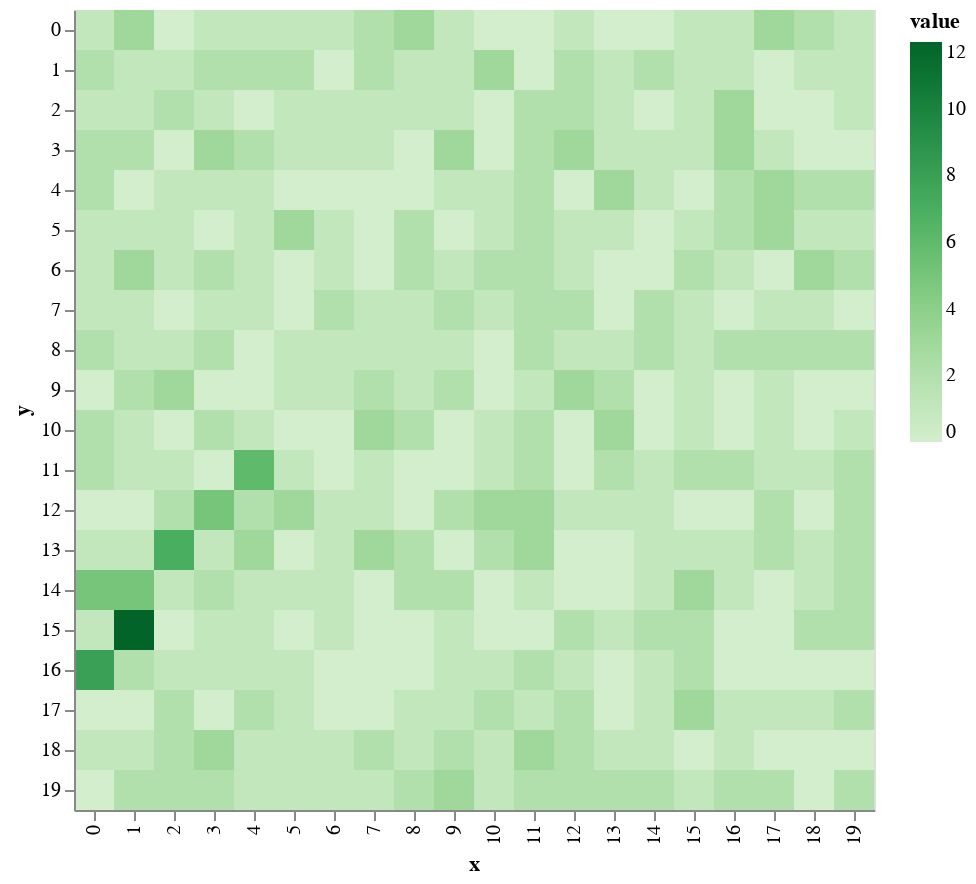

Notebook code for this chart:
### Code cell
world.mountain_shift(mountain)
drawTerrainHeight(world.matrix)

### Figure 1 — Vega-Lite specification as saved in the notebook (floating-point values rounded to 4 significant figures; data arrays with more than 128 entries replaced by an {"elided": "..."} marker saying what was removed)
{"config": {"view": {"continuousWidth": 400, "continuousHeight": 300}}, "data": {"name": "data-dec1a5442bf62004fb351b1844d4c580"}, "mark": "rect", "encoding": {"color": {"type": "quantitative", "field": "value", "scale": {"scheme": "greens"}}, "x": {"type": "ordinal", "field": "x"}, "y": {"type": "ordinal", "field": "y"}}, "$schema": "https://vega.github.io/schema/vega-lite/v4.8.1.json", "datasets": {"data-dec1a5442bf62004fb351b1844d4c580": {"elided": "400 records"}}}
